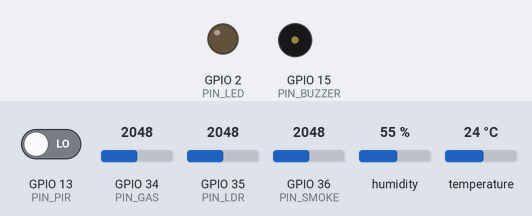
Simulated run of this sketch. Board: ESP32. Shown: output pins drawn as LEDs (lit = HIGH), buzzer (waves = sounding). The test bench sets the inputs (shaded band); at power-on: GPIO 34 (PIN_GAS) = 2048, GPIO 13 (PIN_PIR) LOW, GPIO 35 (PIN_LDR) = 2048, GPIO 36 (PIN_SMOKE) = 2048, humidity 55 %, temperature 24 °C. WiFi joins after 1.5 s; servers stay silent unless stated; uploads are accepted with an empty reply; what the sketch prints to the serial monitor is not drawn.

Above: at 0.6 s.
At 3.2 s:
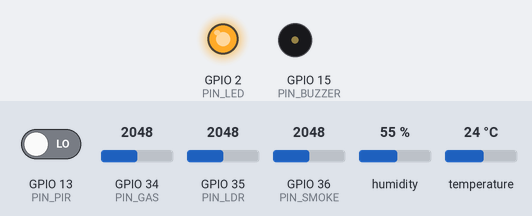
3.3 s: GPIO 34 (PIN_GAS) set to 675
6.8 s: GPIO 34 (PIN_GAS) set to 609
At 8.5 s:
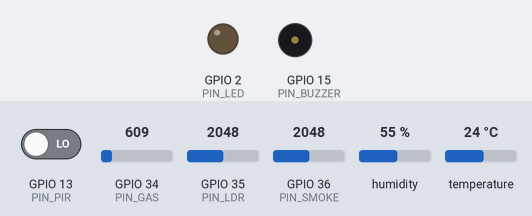
Timing chart, 0 to 10.0 s (numbered marks = the images above; inputs shaded):
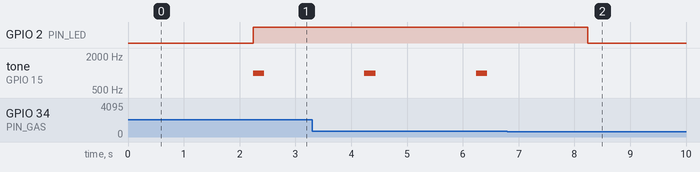

The sketch:

sketch.ino
```cpp
#include <WiFi.h>
#include <HTTPClient.h>
#include <ArduinoJson.h>
#include <DHT.h>
#include <Adafruit_Sensor.h>
#include <math.h>

// WiFi Configuration (Wokwi uses Wokwi-GUEST with empty password)
const char* WIFI_SSID = "Wokwi-GUEST";
const char* WIFI_PASSWORD = "";

// NEXUS Backend Telemetry Endpoint
// Multi-Gateway Endpoint Fallback (host.wokwi.internal -> 10.0.2.2 -> LAN IP -> localhost)
const char* SERVER_URLS[] = {
  "http://host.wokwi.internal:8000/api/sensors/batch",
  "http://10.0.2.2:8000/api/sensors/batch",
  "http://192.168.1.207:8000/api/sensors/batch",
  "http://localhost:8000/api/sensors/batch"
};
const int NUM_SERVER_URLS = 4;
int active_url_idx = 0;

// Pin Assignments
#define DHTPIN 4
#define DHTTYPE DHT22
#define PIN_GAS 34
#define PIN_SMOKE 36
#define PIN_PIR 13
#define PIN_LDR 35
#define PIN_LED 2
#define PIN_BUZZER 15

DHT dht(DHTPIN, DHTTYPE);

unsigned long last_transmit_ms = 0;
const unsigned long TRANSMIT_INTERVAL_MS = 2000;

void setup() {
  Serial.begin(115200);
  delay(500);
  Serial.println("[NEXUS-ESP32] Initializing Multimodal Sensor Node with Smoke & LDR Fire Detector...");

  pinMode(PIN_GAS, INPUT);
  pinMode(PIN_SMOKE, INPUT);
  pinMode(PIN_PIR, INPUT);
  pinMode(PIN_LDR, INPUT);
  pinMode(PIN_LED, OUTPUT);
  pinMode(PIN_BUZZER, OUTPUT);

  dht.begin();

  // Connect to WiFi
  WiFi.begin(WIFI_SSID, WIFI_PASSWORD);
  Serial.print("[NEXUS-ESP32] Connecting to WiFi");
  int attempts = 0;
  while (WiFi.status() != WL_CONNECTED && attempts < 20) {
    delay(500);
    Serial.print(".");
    attempts++;
  }

  if (WiFi.status() == WL_CONNECTED) {
    Serial.println("\n[NEXUS-ESP32] WiFi Connected! IP: " + WiFi.localIP().toString());
  } else {
    Serial.println("\n[NEXUS-ESP32] Continuing in standalone mode...");
  }
}

void loop() {
  unsigned long now = millis();
  if (now - last_transmit_ms >= TRANSMIT_INTERVAL_MS) {
    last_transmit_ms = now;

    // 1. Read DHT22
    float temperature = dht.readTemperature();
    float humidity = dht.readHumidity();
    if (isnan(temperature)) temperature = 23.5;
    if (isnan(humidity)) humidity = 45.0;

    // 2. Read Gas Sensor: knob position 0-1023 == 0-1023 ppm (ADC 0-4095)
    int raw_gas = analogRead(PIN_GAS);
    float gas_ppm = (float)raw_gas * (1023.0 / 4095.0);

    // 2b. Read Smoke Sensor: knob position 0-1023 == 0.0% - 100.0% obscuration
    int raw_smoke = analogRead(PIN_SMOKE);
    float smoke_pct = (float)raw_smoke * (100.0 / 4095.0);

    // 3. Read PIR Motion Sensor
    int motion_detected = digitalRead(PIN_PIR);

    // 4. Read LDR Photoresistor using Wokwi's official GAMMA=0.7, RL10=50k, R_series=10k transfer function
    int raw_ldr = analogRead(PIN_LDR);
    float v_ratio = (float)raw_ldr / 4095.0f;
    if (v_ratio < 0.0005f) v_ratio = 0.0005f;
    if (v_ratio > 0.9995f) v_ratio = 0.9995f;
    float r_ldr_kohm = 10.0f * v_ratio / (1.0f - v_ratio);
    float light_lux = 10.0f * powf(50.0f / r_ldr_kohm, 1.0f / 0.7f);
    if (light_lux < 0.0f) light_lux = 0.0f;
    if (light_lux > 100000.0f) light_lux = 100000.0f;

    // Formulate JSON Batch Payload
    StaticJsonDocument<640> doc;
    doc["device_id"] = "esp32_lab02";
    doc["room_id"] = "lab_02";

    JsonArray readings = doc.createNestedArray("readings");

    JsonObject r_temp = readings.createNestedObject();
    r_temp["sensor_type"] = "temperature";
    r_temp["value"] = round(temperature * 10.0) / 10.0;
    r_temp["unit"] = "C";

    JsonObject r_hum = readings.createNestedObject();
    r_hum["sensor_type"] = "humidity";
    r_hum["value"] = round(humidity * 10.0) / 10.0;
    r_hum["unit"] = "%";

    JsonObject r_gas = readings.createNestedObject();
    r_gas["sensor_type"] = "gas";
    r_gas["value"] = round(gas_ppm);
    r_gas["unit"] = "ppm";

    JsonObject r_smoke = readings.createNestedObject();
    r_smoke["sensor_type"] = "smoke";
    r_smoke["value"] = round(smoke_pct * 10.0) / 10.0;
    r_smoke["unit"] = "%";

    JsonObject r_motion = readings.createNestedObject();
    r_motion["sensor_type"] = "motion";
    r_motion["value"] = motion_detected;
    r_motion["unit"] = "state";

    JsonObject r_light = readings.createNestedObject();
    r_light["sensor_type"] = "light";
    r_light["value"] = round(light_lux);
    r_light["unit"] = "lux";
    r_light["calibrated"] = true;

    String json_payload;
    serializeJson(doc, json_payload);

    Serial.println("[NEXUS-ESP32] Telemetry packet: " + json_payload);

    // Multi-Sensor ML Fusion Hazard Evaluation:
    // 1. Fire Conflagration requires 3-sensor corroboration: High Temp (>= 32°C) + Smoke (>= 6%) + High Lux flame light (>= 700 lux).
    //    High Temp + Smoke WITHOUT High Lux (e.g. 500 lux normal light or 20 lux dark) means no flame radiance -> no fire hazard!
    // 2. Gas leak hazard triggers on correlated Temp/Smoke + Gas (>= 160 ppm) or standalone Gas (>= 200 ppm).
    bool ldr_fire_signature = (light_lux >= 700.0);
    bool fire_hazard = (temperature >= 32.0 && smoke_pct >= 6.0 && ldr_fire_signature);
    bool gas_hazard =
        (temperature >= 32.0 && gas_ppm >= 160.0) ||
        (smoke_pct >= 6.0 && gas_ppm >= 160.0) ||
        (gas_ppm >= 200.0);
    bool ml_hazard_concluded = fire_hazard || gas_hazard;

    // Transmit via HTTP POST (tries each gateway URL, remembers the one that works)
    if (WiFi.status() == WL_CONNECTED) {
      bool sent = false;
      for (int i = 0; i < NUM_SERVER_URLS && !sent; i++) {
        int idx = (active_url_idx + i) % NUM_SERVER_URLS;
        HTTPClient http;
        http.begin(SERVER_URLS[idx]);
        http.addHeader("Content-Type", "application/json");
        http.setTimeout(1500);
        int http_code = http.POST(json_payload);
        if (http_code == 200) {
          active_url_idx = idx;
          sent = true;
          String resp = http.getString();
          StaticJsonDocument<256> resp_doc;
          if (deserializeJson(resp_doc, resp) == DeserializationError::Ok) {
            if (resp_doc.containsKey("hazard_detected")) {
              ml_hazard_concluded = resp_doc["hazard_detected"].as<bool>();
            }
          }
          Serial.printf("[NEXUS-ESP32] POST OK via %s\n", SERVER_URLS[idx]);
        }
        http.end();
      }
      if (!sent) {
        Serial.println("[NEXUS-ESP32] POST failed on all gateway URLs (is the backend running on port 8000?)");
      }
    }

    // Hazard Alert: Only activate alarm LED & Buzzer when ML / multi-sensor fusion concludes danger
    if (ml_hazard_concluded) {
      digitalWrite(PIN_LED, HIGH);
      tone(PIN_BUZZER, 1000, 200);
    } else {
      digitalWrite(PIN_LED, LOW);
      noTone(PIN_BUZZER);
    }
  }
}
```

Measured:
- the behaviour switches between 641 and 640 on GPIO 34 (PIN_GAS) (found by bisection; images 1 and 2)
- after the input at 6.8 s, GPIO 2 (PIN_LED): HIGH → LOW after 1.4 s; tone on GPIO 15 (PIN_BUZZER): stops changing and stays silent
- by itself, tone on GPIO 15 (PIN_BUZZER): alternates 1000 Hz for 0.20 s and silent for 1.8 s
